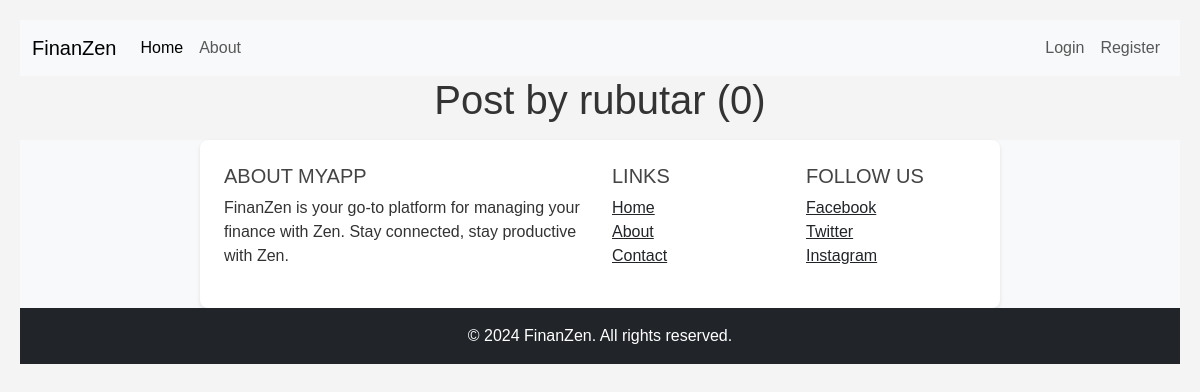
Before: /user/rubutar with the older database file.
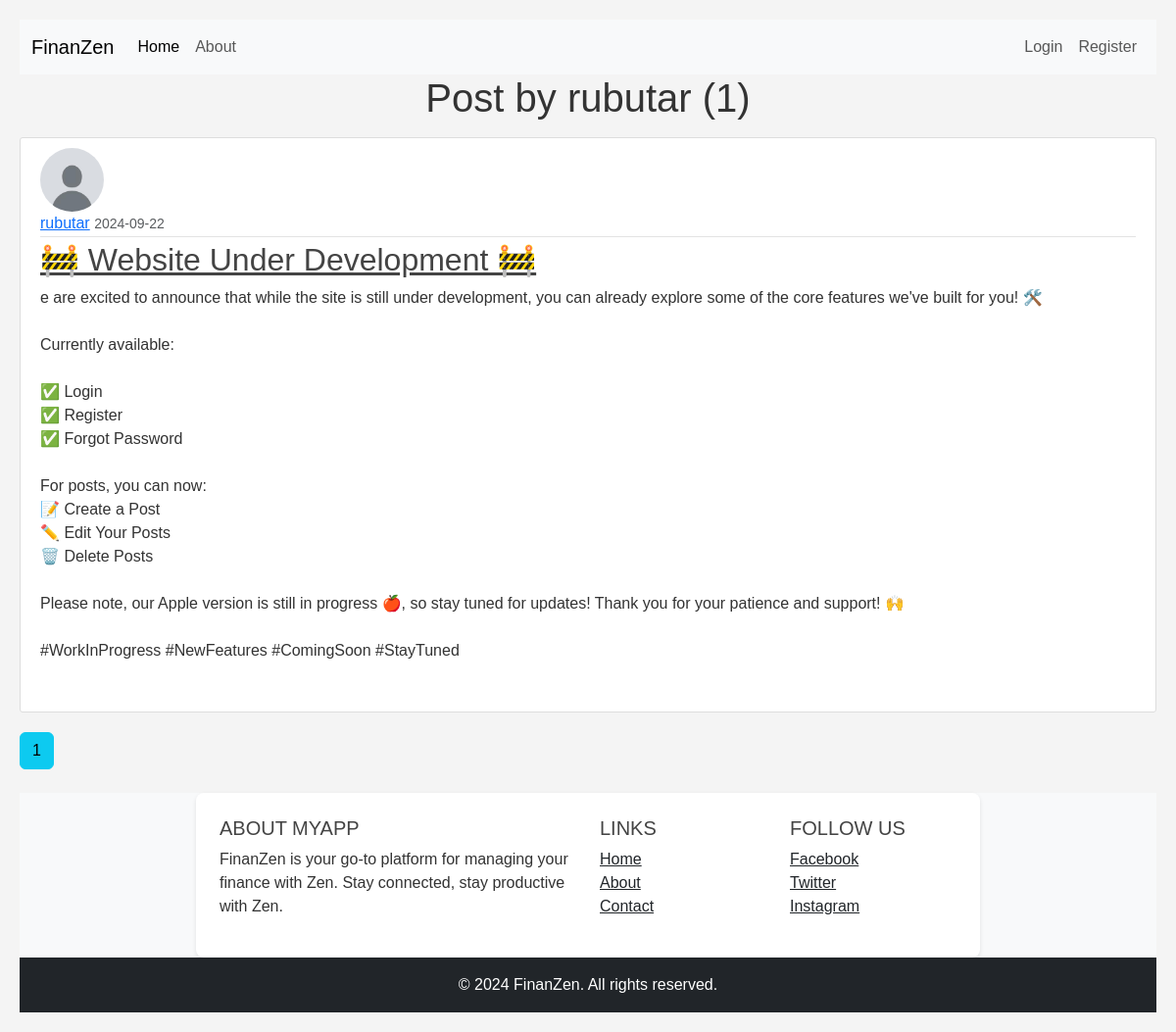
After: the same page with the newer database file.
### finanzen/models.py (models this page shows, shortened)
class Post(db.Model):
    id = db.Column(db.Integer, primary_key=True)
    title = db.Column(db.String(100), nullable=False)
    date_posted = db.Column(db.DateTime, nullable=False, default=datetime.utcnow)
    content = db.Column(db.Text, nullable=False)
    user_id = db.Column(db.Integer, db.ForeignKey('user.id'), nullable=False)

class User(db.Model, UserMixin):
    id = db.Column(db.Integer, primary_key=True)
    username = db.Column(db.String(20), unique=True, nullable=False)
    email = db.Column(db.String(120), unique=True, nullable=False)
    image_file = db.Column(db.String(20), nullable=False, default='default.jpg')
    password = db.Column(db.String(60), nullable=False)
    posts = db.relationship('Post', backref='author', lazy=True)
    assets = db.relationship('Asset', backref='owner', lazy=True)

### finanzen/users/routes.py (the view)
@users.route("/user/<string:username>")
def user_posts(username):
    page = request.args.get('page', 1, type=int)
    user = User.query.filter_by(username=username).first_or_404()
    posts = Post.query.filter_by(author=user)\
        .order_by(Post.date_posted.desc()).\
            paginate(page=page, per_page=3)
    return render_template('user_posts.html', posts=posts, user=user)

### finanzen/templates/user_posts.html
{% extends "layout.html" %}
{% block content %}
    <h1 class="mb-3">Post by {{ user.username }} ({{ posts.total }})</h1>
    {% for post in posts.items %}
      <article class="media content-section">
        <img class="rounded-circle article-img" src="{{  url_for('static', filename='profile_picts/' + post.author.image_file) }}">
        <div class="media-body">
          <div class="article-metadata">
            <a class="mr-2" href="{{ url_for('users.user_posts', username=post.author.username) }}">{{ post.author.username }}</a>
            <small class="text-muted">{{ post.date_posted.strftime('%Y-%m-%d') }}</small>
          </div>
          <h2><a class="article-title" href="{{ url_for('posts.post', post_id=post.id) }}">{{ post.title }}</a></h2>
          <p class="article-content">{{ post.content }}</p>
        </div>
      </article>
    {% endfor %}
    {% for page_num in posts.iter_pages() %}
      {% if page_num  %}
        {% if posts.page == page_num  %}
          <a class="btn btn-info mb-4" href="{{ url_for('main.home', page=page_num) }}">{{ page_num }}</a>
        {% else %}
          <a class="btn btn-outline-info mb-4" href="{{ url_for('main.home', page=page_num) }}">{{ page_num }}</a>
        {% endif %}
      {% else %}
          ...
      {% endif %}
    {% endfor %}
{% endblock content %}

Changed rows visible on the page:
added Post: image_file (placeholder picture), author.username "rubutar", date_posted "2024-09-22", title "🚧 Website Under Development 🚧", content "e are excited to announce that while the site is still under development, you can already explore some of the core features we've built for you! 🛠️ Currently available: ✅ Login ✅ Register ✅ Forgot Password For posts, you can now: 📝 Create a Post ✏️ Edit Your Posts 🗑️ Delete Posts Please note, our Apple version is still in progress 🍎, so stay tuned for updates! Thank you for your patience and support! 🙌 #WorkInProgress #NewFeatures #ComingSoon #StayTuned"
Other visible differences:
{{ posts.total }}: "0" → "1"
new list line: "1"
